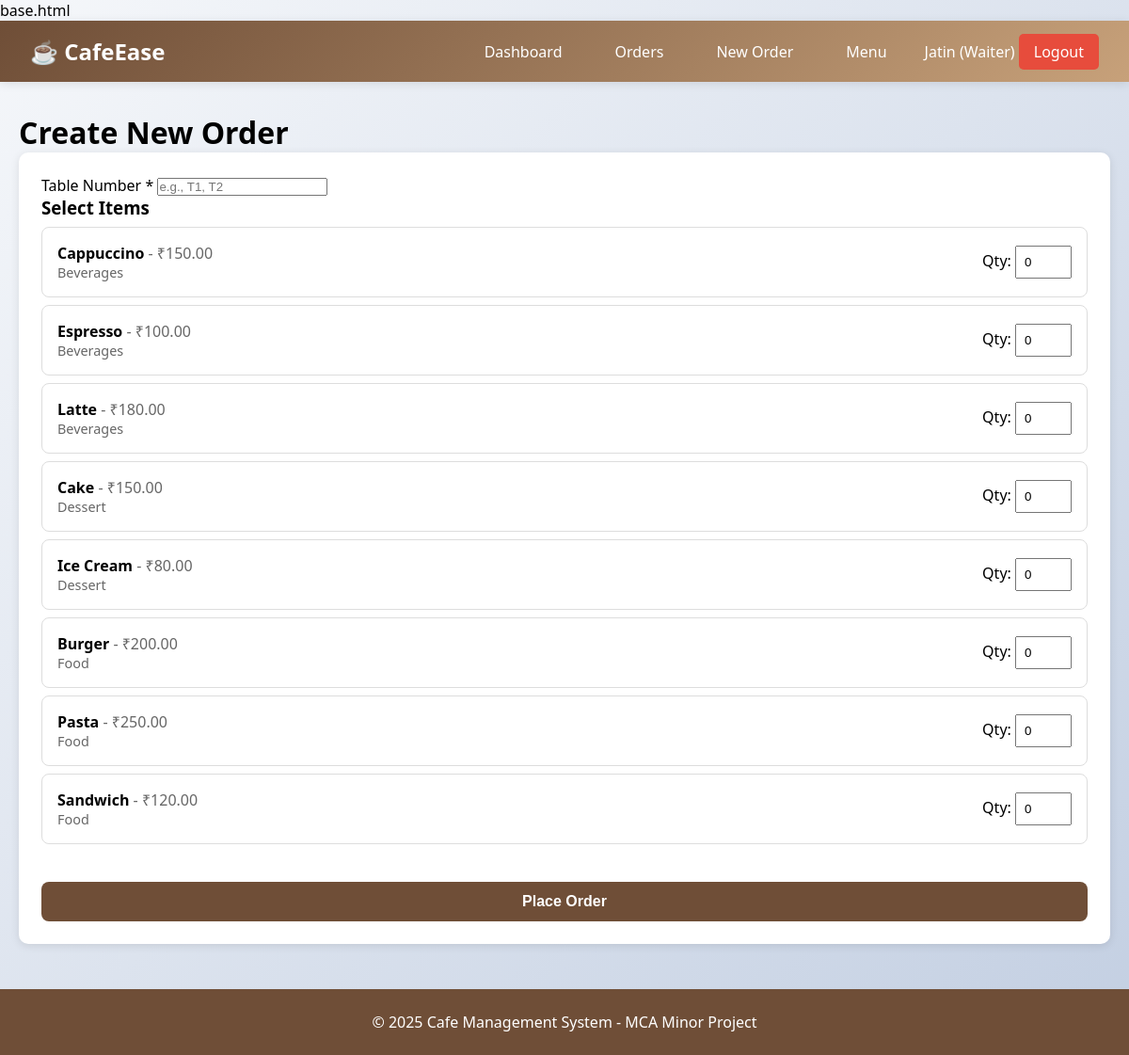
The app's page /orders/create (signed in) with its own data.
### tables this page shows
CREATE TABLE menu_items (
    id INTEGER PRIMARY KEY AUTOINCREMENT,
    name VARCHAR(150) NOT NULL,
    description TEXT,
    price DECIMAL(10, 2) NOT NULL,
    category VARCHAR(50) NOT NULL,
    stock_quantity INTEGER DEFAULT 0,
    is_available BOOLEAN DEFAULT 1,
    created_at TIMESTAMP DEFAULT CURRENT_TIMESTAMP
);

### app.py (the view, shortened to what this page needs)
@app.route('/orders/create', methods=['GET', 'POST'])
@login_required
@role_required('Waiter', 'Manager')
def create_order():
    conn = get_db_connection()
    menu_items = conn.execute('SELECT * FROM menu_items WHERE is_available = 1 ORDER BY category, name').fetchall()
    conn.close()
    return render_template('create_order.html', menu_items=menu_items)

### app.py (called while the page is built)
def get_db_connection():
    conn = sqlite3.connect(DATABASE)
    conn.row_factory = sqlite3.Row
    return conn

def login_required(f):
    @wraps(f)
    def decorated_function(*args, **kwargs):
        if 'user_id' not in session:
            flash('Please login first!', 'error')
            return redirect(url_for('login'))
        return f(*args, **kwargs)
    return decorated_function

def role_required(*roles):
    def wrapper(f):
        @wraps(f)
        def decorated_function(*args, **kwargs):
            if 'role' not in session or session['role'] not in roles:
                flash('Access denied! Insufficient permissions.', 'error')
                return redirect(url_for('dashboard'))
            return f(*args, **kwargs)
        return decorated_function
    return wrapper

### templates/create_order.html (shortened to what this page needs)
{% extends "base.html" %}
{% block content %}
<h1>Create New Order</h1>
<form method="POST" action="{{ url_for('create_order') }}">
    <div class="card">
        <div class="form-group">
            <label for="table_no">Table Number *</label>
            <input type="text" id="table_no" name="table_no" required placeholder="e.g., T1, T2">
        </div>
        <h3>Select Items</h3>
        {% for item in menu_items %}
        <div style="display: flex; justify-content: space-between; align-items: center; padding: 1rem; border: 1px solid #ddd; margin: 0.5rem 0; border-radius: 8px;">
            <div>
                <strong>{{ item.name }}</strong>
                <span style="color: #666;">- ₹{{ "%.2f"|format(item.price) }}</span>
                <div style="font-size: 0.9rem; color: #666;">{{ item.category }}</div>
            </div>
            <div>
                <label>Qty: </label>
                <input type="number" name="quantities[]" value="0" min="0" max="{{ item.stock_quantity }}" style="width: 60px; padding: 0.5rem;">
            </div>
        </div>
        {% endfor %}
        <button type="submit" class="btn btn-primary btn-block" style="margin-top: 2rem;">Place Order</button>
    </div>
</form>
{% endblock %}

### templates/base.html (style rules this page uses)
* { margin: 0; padding: 0; box-sizing: border-box; }
body { font-family: 'Segoe UI', Tahoma, Geneva, Verdana, sans-serif; background: linear-gradient(135deg, #f5f7fa 0%, #c3cfe2 100%); min-height: 100vh; }
.card { background: white; border-radius: 10px; padding: 1.5rem; margin-bottom: 2rem; box-shadow: 0 2px 10px rgba(0,0,0,0.1); }
.btn { padding: 0.75rem 1.5rem; border: none; border-radius: 8px; font-size: 1rem; cursor: pointer; text-decoration: none; display: inline-block; transition: all 0.3s; font-weight: 600; }
.btn-primary { background: #6F4E37; color: white; }
.btn-block { width: 100%; }

### records on screen
menu_items: name "Cappuccino", price "150.00", category "Beverages"
menu_items: name "Espresso", price "100.00", category "Beverages"
menu_items: name "Latte", price "180.00", category "Beverages"
menu_items: name "Cake", price "150.00", category "Dessert"
menu_items: name "Ice Cream", price "80.00", category "Dessert"
menu_items: name "Burger", price "200.00", category "Food"
menu_items: name "Pasta", price "250.00", category "Food"
menu_items: name "Sandwich", price "120.00", category "Food"

### other values on screen
{{ session.user_name }} "Jatin"
{{ session.role }} "Waiter"
